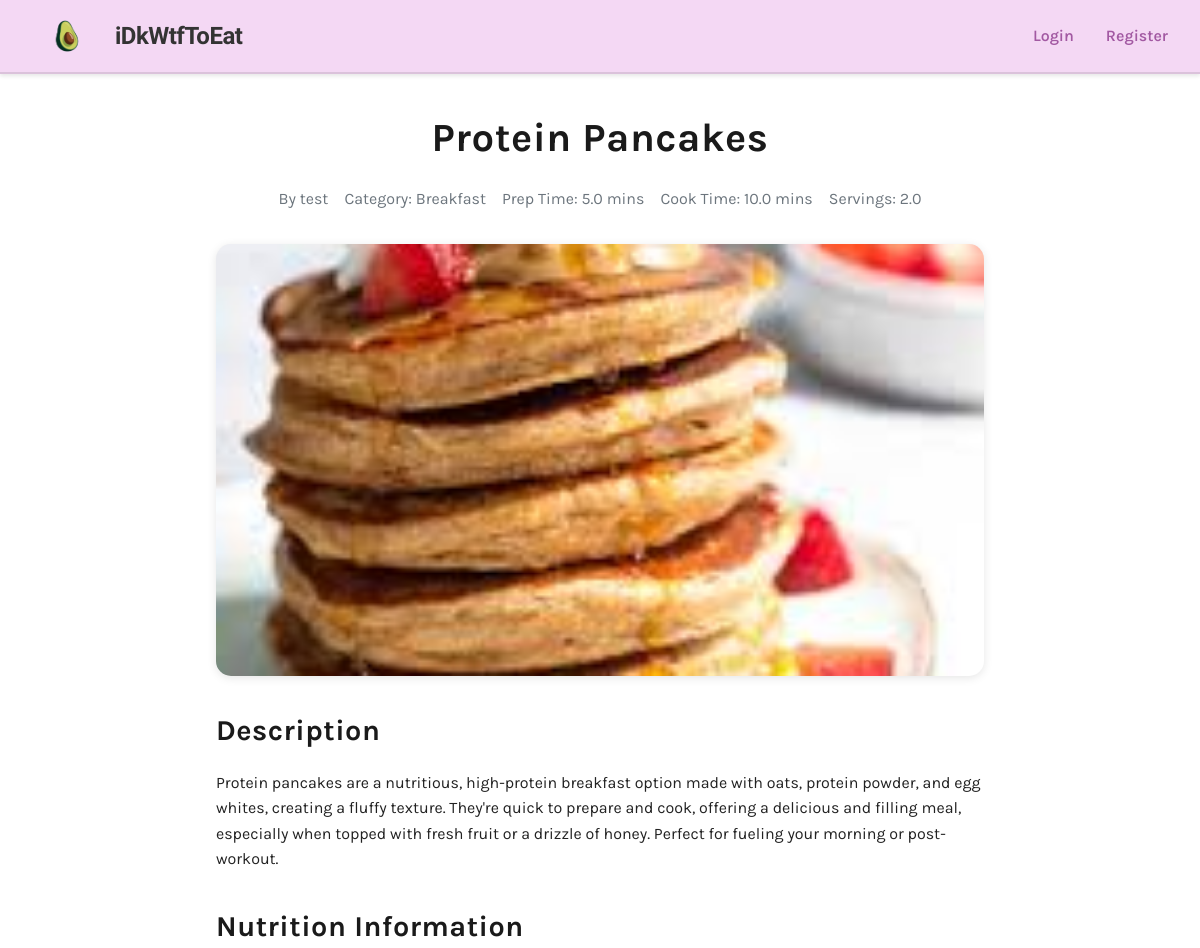
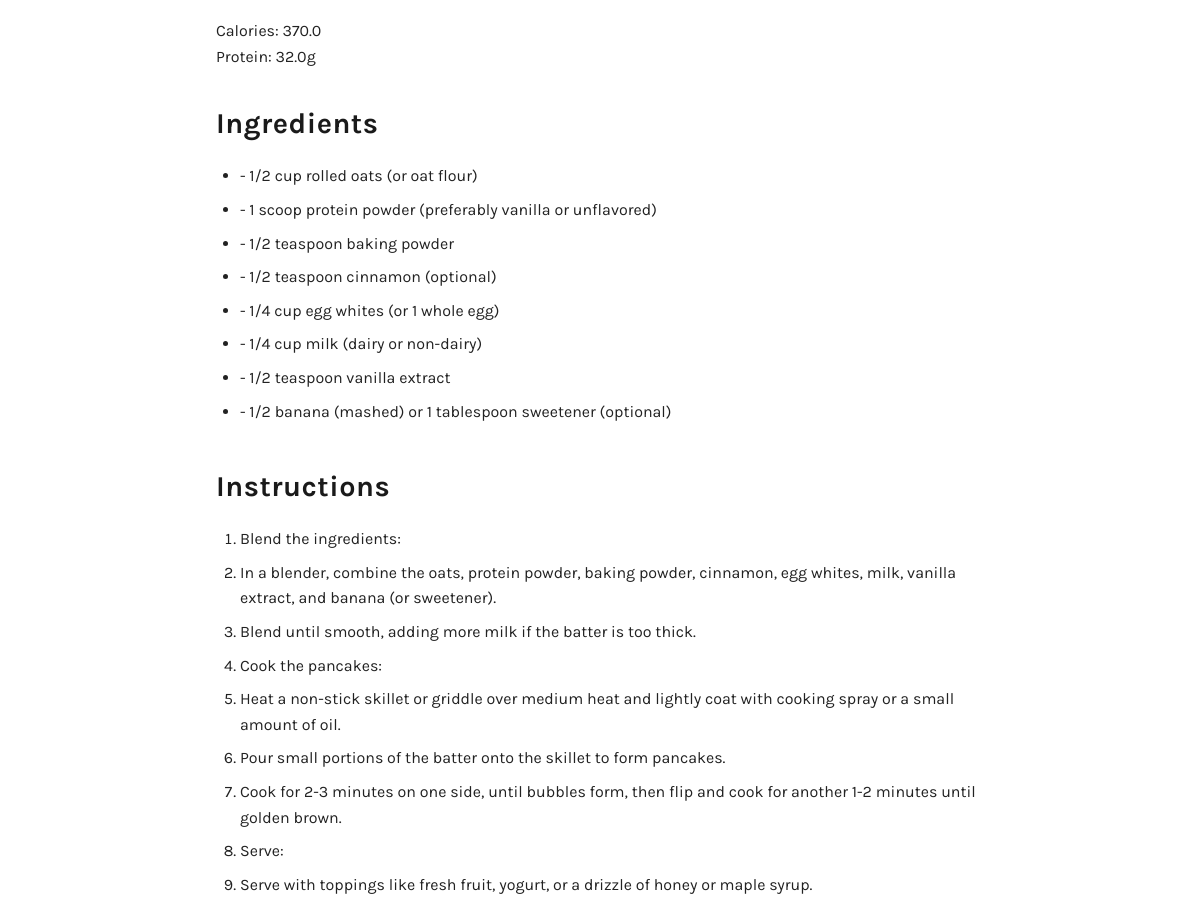
Page /recipe/6 on the committed database (2 pictures, top to bottom).
### app/models.py (models this page shows, shortened)
class Recipe(db.Model):
    id = db.Column(db.Integer, primary_key=True)
    title = db.Column(db.String(100), nullable=False)
    description = db.Column(db.Text)
    ingredients = db.Column(db.Text, nullable=False)
    instructions = db.Column(db.Text, nullable=False)
    calories = db.Column(db.Float, nullable=False)
    protein = db.Column(db.Float, nullable=False)
    created_at = db.Column(db.DateTime, default=datetime.utcnow)
    user_id = db.Column(db.Integer, db.ForeignKey('user.id'))
    category_id = db.Column(db.Integer, db.ForeignKey('category.id'))
    image_url = db.Column(db.String(255))  # Store the path to the uploaded image
    prep_time = db.Column(db.Float)
    cook_time = db.Column(db.Float)
    servings = db.Column(db.Float)

class User(UserMixin, db.Model):
    id = db.Column(db.Integer, primary_key=True)
    username = db.Column(db.String(64), unique=True, nullable=False)
    email = db.Column(db.String(120), unique=True, nullable=False)
    password_hash = db.Column(db.String(128))
    recipes = db.relationship('Recipe', backref='author', lazy='dynamic')

class Category(db.Model):
    id = db.Column(db.Integer, primary_key=True)
    name = db.Column(db.String(50), unique=True, nullable=False)
    recipes = db.relationship('Recipe', backref='category', lazy='dynamic')

### app/main/routes.py (the view)
@bp.route('/recipe/<int:id>')
def view_recipe(id):
    recipe = Recipe.query.get_or_404(id)
    return render_template('view_recipe.html', recipe=recipe)

### app/templates/view_recipe.html (shortened to what this page needs)
{% extends "base.html" %}
{% block content %}
<div class="recipe-details">
    <div class="recipe-header">
        <h1>{{ recipe.title }}</h1>
        <div class="recipe-meta">
            <span>By {{ recipe.author.username }}</span>
            <span>Category: {{ recipe.category.name }}</span>
            <span>Prep Time: {{ recipe.prep_time }} mins</span>
            <span>Cook Time: {{ recipe.cook_time }} mins</span>
            <span>Servings: {{ recipe.servings }}</span>
        </div>
    </div>
    {% if recipe.image_url %}
        <div class="recipe-image">
            <img src="{{ recipe.image_url }}" alt="{{ recipe.title }}">
        </div>
    {% endif %}
    <div class="recipe-content">
        <div class="recipe-description">
            <h2>Description</h2>
            <p>{{ recipe.description }}</p>
        </div>
        <div class="recipe-nutrition">
            <h2>Nutrition Information</h2>
            <div class="nutrition-info">
                <div class="nutrition-item">
                    <span class="label">Calories:</span>
                    <span class="value">{{ recipe.calories }}</span>
                </div>
                <div class="nutrition-item">
                    <span class="label">Protein:</span>
                    <span class="value">{{ recipe.protein }}g</span>
                </div>
            </div>
        </div>
        <div class="recipe-ingredients">
            <h2>Ingredients</h2>
            <ul>
                {% for ingredient in recipe.ingredients.split('\n') %}
                    {% if ingredient.strip() %}
                        <li>{{ ingredient.strip() }}</li>
                    {% endif %}
                {% endfor %}
            </ul>
        </div>
        <div class="recipe-instructions">
            <h2>Instructions</h2>
            <ol>
                {% for step in recipe.instructions.split('\n') %}
                    {% if step.strip() %}
                        <li>{{ step.strip() }}</li>
                    {% endif %}
                {% endfor %}
            </ol>
        </div>
    </div>
</div>
{% endblock %}

### app/static/css/styles.css (style rules this page uses)
:root { --primary-color: #F4D8F4; --secondary-color: #6c757d; --success-color: #28a745; --danger-color: #dc3545; --light-color: #f8f9fa; --dark-color: #343a40; --border-color: #dee2e6; --text-color: #333333; --link-color: #333333; --hover-color: #000000; }
* { margin: 0; padding: 0; box-sizing: border-box; }
body { font-family: "Karla", sans-serif; line-height: 1.6; color: #333; background-color: #ffffff; min-width: 100%; overflow-x: hidden; }
.recipe-details { max-width: 800px; margin: 2rem auto; padding: 0 1rem; }
.recipe-header { text-align: center; margin-bottom: 2rem; }
.recipe-header h1 { font-size: 2.5rem; margin-bottom: 1rem; }
.recipe-meta { display: flex; flex-wrap: wrap; gap: 1rem; justify-content: center; color: var(--secondary-color); margin-bottom: 2rem; }
.recipe-details .recipe-image { width: 100%; padding-top: 56.25%; position: relative; overflow: hidden; border-radius: 15px; background-color: #f5f5f5; margin-bottom: 2rem; box-shadow: 0 2px 10px rgba(0, 0, 0, 0.1); }
.recipe-details .recipe-image img { position: absolute; top: 0; left: 0; width: 100%; height: 100%; object-fit: cover; object-position: center; }
.recipe-content { display: grid; gap: 2rem; }
.recipe-content h2 { font-size: 1.8rem; margin-bottom: 1rem; color: var(--text-color); }
.recipe-ingredients ul, .recipe-instructions ol { padding-left: 1.5rem; margin-top: 1rem; }
.recipe-ingredients li, .recipe-instructions li { margin-bottom: 0.5rem; line-height: 1.6; }
body, .container, .main-container, .card, .recipe-card, .recipe-info, .discover-section, .hot-recipes, .user-profile, .user-recipes { color: #222 !important; background-color: #fff; }
h1, h2, h3, h4, h5, h6, .recipe-header h1, .hot-recipes h2, .discover-section h1, .user-profile h1, .user-recipes h2 { color: #1a1a1a !important; font-weight: 700; letter-spacing: 0.5px; text-shadow: 0 1px 2px rgba(255,255,255,0.7); }

### rows in the picture
Recipe: title "Protein Pancakes", prep_time "5.0", cook_time "10.0", servings "2.0", image_url (picture), description "Protein pancakes are a nutritious, high-protein breakfast option made with oats, protein powder, and egg whites, creating a fluffy texture. They're quick to prepare and cook, offering a delicious and filling meal, especially when topped with fresh fruit or a drizzle of honey. Perfect for fueling your morning or post-workout.", calories "370.0", protein "32.0"
User: author.username "test"
Category: category.name "Breakfast"

### other values in the picture
{{ ingredient.strip() }} "- 1/2 cup rolled oats (or oat flour)" "- 1 scoop protein powder (preferably vanilla or unflavored)" "- 1/2 teaspoon baking powder" "- 1/2 teaspoon cinnamon (optional)" "- 1/4 cup egg whites (or 1 whole egg)" "- 1/4 cup milk (dairy or non-dairy)" "- 1/2 teaspoon vanilla extract" "- 1/2 banana (mashed) or 1 tablespoon sweetener (optional)"
{{ step.strip() }} "Blend the ingredients:" "In a blender, combine the oats, protein powder, baking powder, cinnamon, egg whites, milk, vanilla extract, and banana (or sweetener)." "Blend until smooth, adding more milk if the batter is too thick." "Cook the pancakes:" "Heat a non-stick skillet or griddle over medium heat and lightly coat with cooking spray or a small amount of oil." "Pour small portions of the batter onto the skillet to form pancakes." "Cook for 2-3 minutes on one side, until bubbles form, then flip and cook for another 1-2 minutes until golden brown." "Serve:" "Serve with toppings like fresh fruit, yogurt, or a drizzle of honey or maple syrup."
